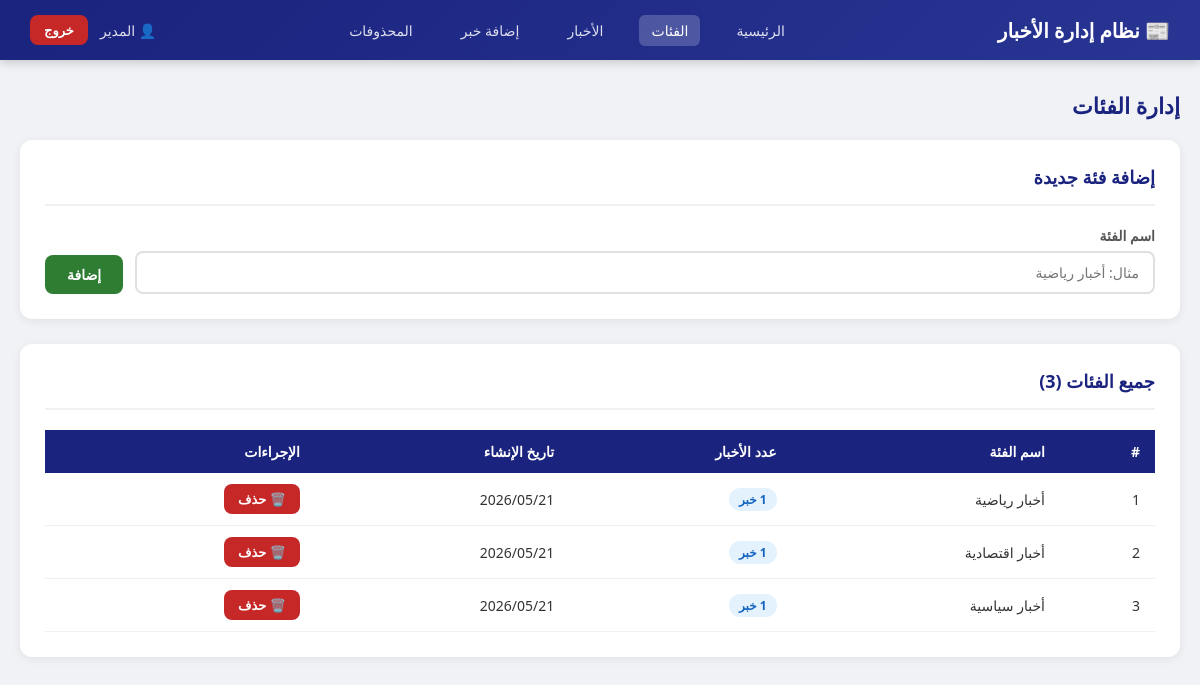
The app's page /categories.php (signed in) with its own data.
### tables this page shows
CREATE TABLE IF NOT EXISTS categories (
    id INT AUTO_INCREMENT PRIMARY KEY,
    name VARCHAR(100) NOT NULL,
    created_at TIMESTAMP DEFAULT CURRENT_TIMESTAMP
);

### categories.php (the view, shortened to what this page needs)
<?php
require_once 'includes/functions.php';
$categories = $pdo->query("
    SELECT c.*, COUNT(n.id) as news_count
    FROM categories c
    LEFT JOIN news n ON c.id = n.category_id AND n.deleted = 0
    GROUP BY c.id
    ORDER BY c.created_at DESC
")->fetchAll(PDO::FETCH_ASSOC);
?>
<!DOCTYPE html>
<html lang="ar" dir="rtl">
<head>
    <link rel="stylesheet" href="includes/style.css">
</head>
<body>
<nav class="navbar">
    <div class="brand">📰 نظام إدارة الأخبار</div>
    <div class="nav-links">
        <a href="dashboard.php">الرئيسية</a>
        <a href="categories.php" class="active">الفئات</a>
        <a href="news.php">الأخبار</a>
        <a href="add_news.php">إضافة خبر</a>
        <a href="deleted_news.php">المحذوفات</a>
    </div>
    <div class="user-info">
        <span>👤 <?= htmlspecialchars($_SESSION['user_name']) ?></span>
        <a href="logout.php" class="btn btn-danger btn-sm">خروج</a>
    </div>
</nav>
<div class="container">
    <div class="page-title">إدارة الفئات</div>
    <div class="card">
        <div class="card-header"><h3>إضافة فئة جديدة</h3></div>
        <form method="POST" style="display:flex; gap:12px; align-items:flex-end;">
            <div class="form-group" style="flex:1; margin:0;">
                <label>اسم الفئة</label>
                <input type="text" name="name" placeholder="مثال: أخبار رياضية" required>
            </div>
            <button type="submit" name="add_cat" class="btn btn-success">إضافة</button>
        </form>
    </div>
    <div class="card">
        <div class="card-header"><h3>جميع الفئات (<?= count($categories) ?>)</h3></div>
        <table>
            <thead>
                <tr>
                    <th>#</th>
                    <th>اسم الفئة</th>
                    <th>عدد الأخبار</th>
                    <th>تاريخ الإنشاء</th>
                    <th>الإجراءات</th>
                </tr>
            </thead>
            <tbody>
                <?php if (empty($categories)): ?>
                    <tr><td colspan="5" style="text-align:center; color:#999; padding:30px">لا توجد فئات</td></tr>
                <?php else: ?>
                    <?php foreach ($categories as $i => $cat): ?>
                    <tr>
                        <td><?= $i + 1 ?></td>
                        <td><?= htmlspecialchars($cat['name']) ?></td>
                        <td><span class="badge badge-primary"><?= $cat['news_count'] ?> خبر</span></td>
                        <td><?= date('Y/m/d', strtotime($cat['created_at'])) ?></td>
                        <td class="actions">
                            <a href="?delete=<?= $cat['id'] ?>" class="btn btn-danger btn-sm"
                               onclick="return confirm('هل أنت متأكد من حذف هذه الفئة؟')">🗑️ حذف</a>
                        </td>
                    </tr>
                    <?php endforeach; ?>
                <?php endif; ?>
            </tbody>
        </table>
    </div>
</div>
</body>
</html>

### includes/style.css (style rules this page uses)
* { margin: 0; padding: 0; box-sizing: border-box; }
body { font-family: 'Segoe UI', Tahoma, Geneva, Verdana, sans-serif; background: #f0f2f5; direction: rtl; color: #333; }
.form-group { margin-bottom: 18px; }
.form-group label { display: block; margin-bottom: 6px; font-weight: 600; color: #555; font-size: 14px; }
.form-group input, .form-group select, .form-group textarea { width: 100%; padding: 10px 14px; border: 2px solid #e0e0e0; border-radius: 8px; font-size: 14px; font-family: inherit; transition: border-color 0.3s; direction: rtl; }
.btn { display: inline-block; padding: 10px 22px; border: none; border-radius: 8px; cursor: pointer; font-size: 14px; font-family: inherit; font-weight: 600; text-decoration: none; transition: all 0.3s; }
.btn-success { background: #2e7d32; color: white; }
.btn-danger { background: #c62828; color: white; }
.btn-sm { padding: 6px 14px; font-size: 13px; }
.navbar { background: linear-gradient(135deg, #1a237e, #283593); color: white; padding: 0 30px; display: flex; align-items: center; justify-content: space-between; height: 60px; box-shadow: 0 2px 10px rgba(0,0,0,0.2); position: sticky; top: 0; z-index: 100; }
.navbar .brand { font-size: 20px; font-weight: 700; }
.navbar .nav-links a { color: rgba(255,255,255,0.85); text-decoration: none; margin-right: 20px; font-size: 14px; padding: 6px 12px; border-radius: 6px; transition: all 0.3s; }
.navbar .nav-links a:hover, .navbar .nav-links a.active { background: rgba(255,255,255,0.2); color: white; }
.navbar .user-info { display: flex; align-items: center; gap: 12px; font-size: 14px; }
.navbar .user-info span { opacity: 0.85; }
.container { max-width: 1200px; margin: 30px auto; padding: 0 20px; }
.card { background: white; border-radius: 12px; padding: 25px; box-shadow: 0 2px 10px rgba(0,0,0,0.07); margin-bottom: 25px; }
.card-header { display: flex; justify-content: space-between; align-items: center; margin-bottom: 20px; padding-bottom: 15px; border-bottom: 2px solid #f0f0f0; }
.card-header h3 { font-size: 18px; color: #1a237e; }
table { width: 100%; border-collapse: collapse; }
table th { background: #1a237e; color: white; padding: 12px 15px; text-align: right; font-size: 14px; }
table td { padding: 11px 15px; border-bottom: 1px solid #f0f0f0; font-size: 14px; vertical-align: middle; }
table .actions { white-space: nowrap; }
table .actions a, table .actions button { margin-left: 5px; }
.page-title { font-size: 22px; color: #1a237e; margin-bottom: 20px; font-weight: 700; }
.badge { display: inline-block; padding: 3px 10px; border-radius: 20px; font-size: 12px; font-weight: 600; }
.badge-primary { background: #e3f2fd; color: #1565c0; }

### records on screen
categories: name "أخبار رياضية", news_count "1", created_at "2026/05/21"
categories: name "أخبار اقتصادية", news_count "1", created_at "2026/05/21"
categories: name "أخبار سياسية", news_count "1", created_at "2026/05/21"

### other values on screen
$_SESSION['user_name'] "المدير"
count($categories) "3"
